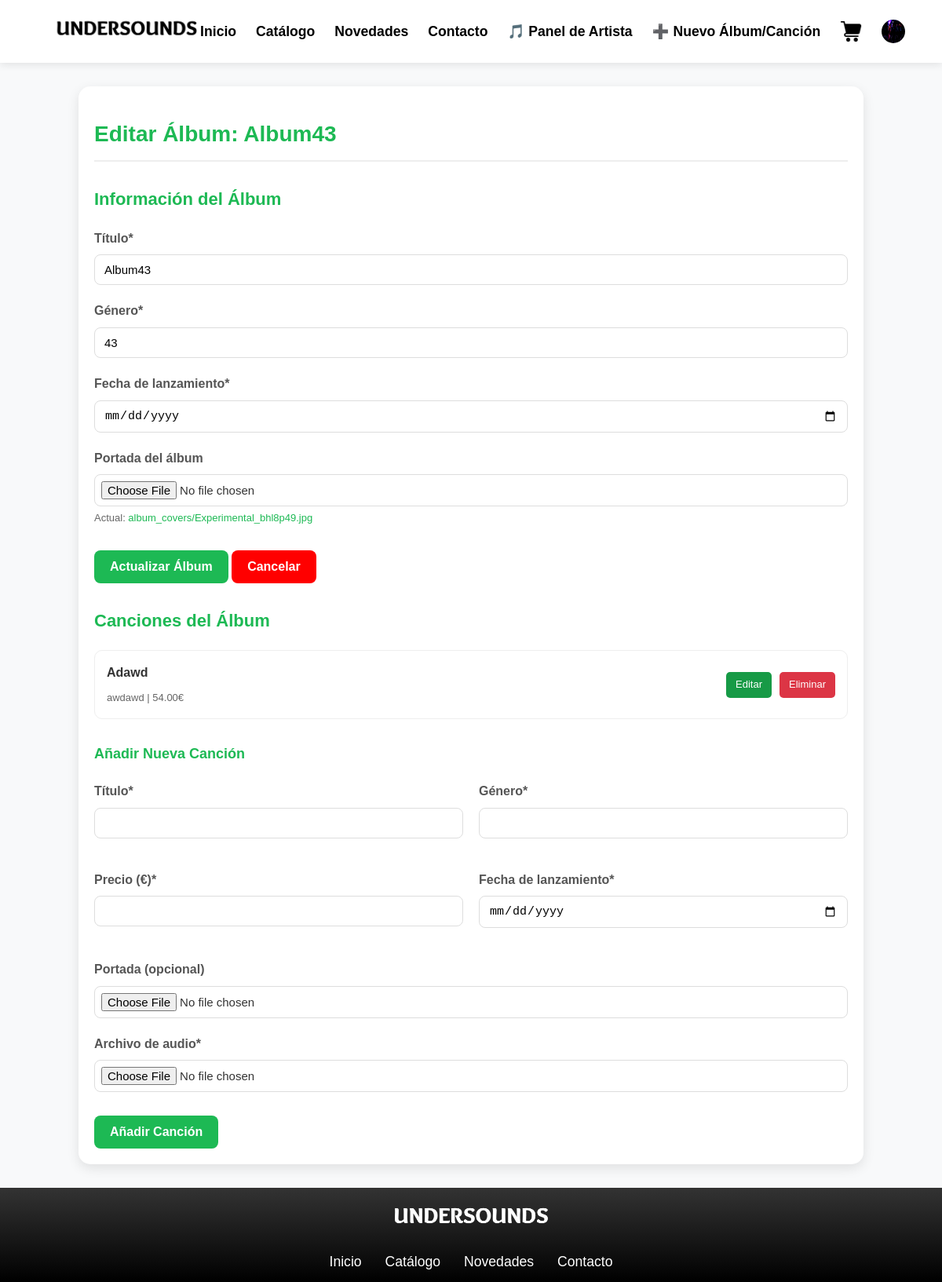
Before: /album/11/edit/ (signed in) with the older database file.
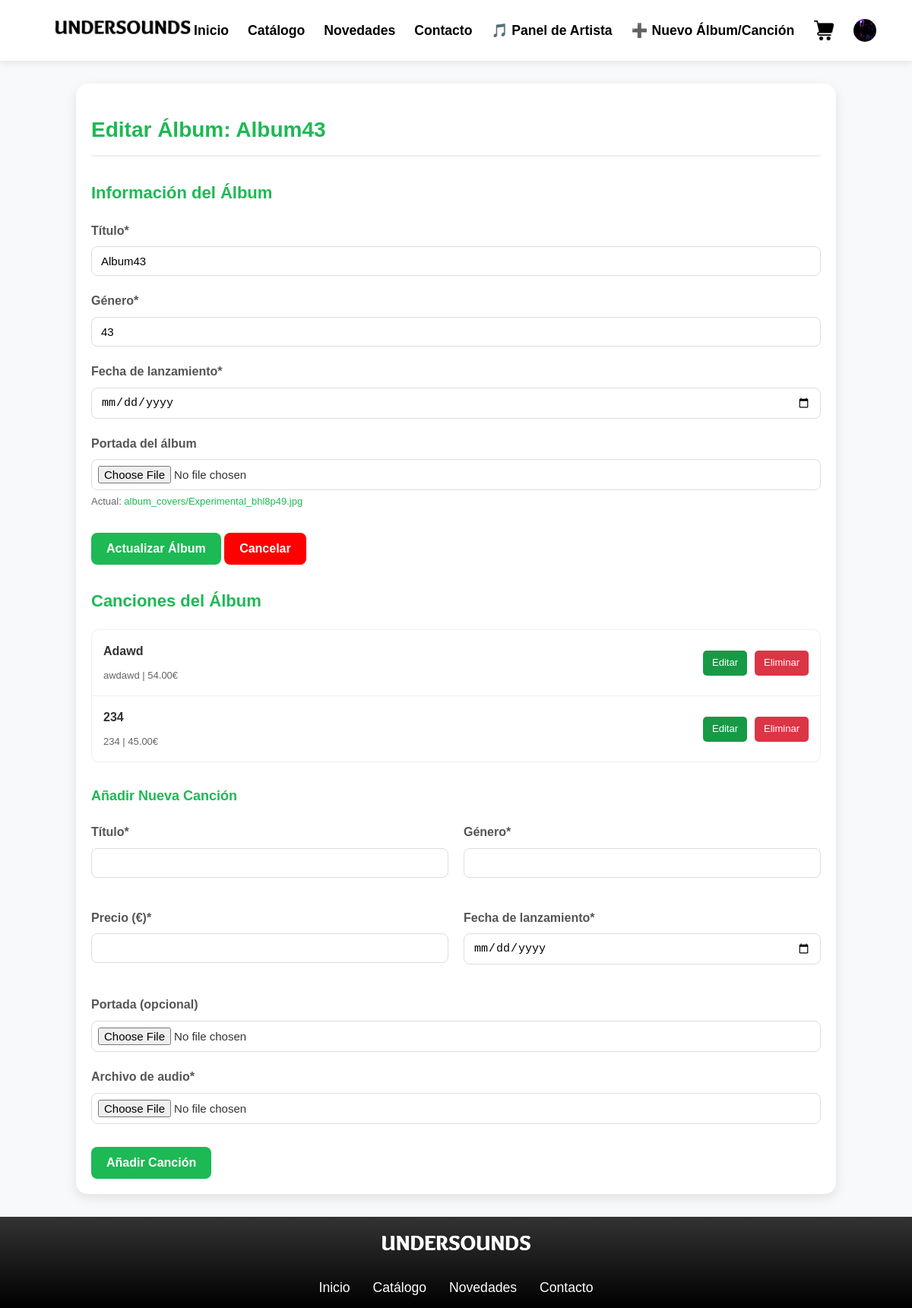
After: the same page with the newer database file.
### model/music/music_models.py (models this page shows, shortened)
class Song(models.Model):
    title = models.CharField(max_length=255)
    artist_name = models.CharField(max_length=100)
    genre = models.CharField(max_length=50)
    price = models.DecimalField(max_digits=8, decimal_places=2)
    release_date = models.DateTimeField()
    song_cover = models.ImageField(upload_to='song_covers/', blank=True, null=True)
    song_file = models.FileField(upload_to='songs/', blank=True, null=True)  # <-- New field
    album_id = models.IntegerField(blank=True, null=True, verbose_name="ID del álbum")
    class Meta:
        app_label = 'music'  # ¡Esto es crucial!

### view/music/views.py (the view, shortened to what this page needs)
# urls.py: path('album/<int:album_id>/edit/', views.edit_album, name='edit_album'),
@login_required
def edit_album(request, album_id):
    if not request.user.is_authenticated or request.user.role != 'artist':
        messages.error(request, "Solo los artistas pueden editar álbumes")
        return redirect('home')
    album = get_object_or_404(Album, pk=album_id)
    if album.artist_name != request.user.artist_name:
        messages.error(request, "No tienes permiso para editar este álbum")
        return redirect('artist_panel')
    songs = Song.objects.filter(album_id=album.id).order_by('id')
    initial_data = {
        'title': album.title,
        'genre': album.genre,
        'release_date': album.release_date.strftime('%Y-%m-%d'),
    }
    form = AlbumForm(initial=initial_data)
    return render(request, 'music/edit_album.html', {
        'form': form,
        'album': album,
        'songs': songs,
        'user': request.user
    })

### model/music/forms.py
class AlbumForm(forms.Form):
    title = forms.CharField(
        label="Título del álbum",
        max_length=255,
        widget=forms.TextInput(attrs={'class': 'form-control'}),
        required=True
    )
    genre = forms.CharField(
        label="Género",
        max_length=50,
        widget=forms.TextInput(attrs={'class': 'form-control'}),
        required=True
    )
    price = forms.DecimalField(
        label="Precio (€)",
        max_digits=8,
        decimal_places=2,
        min_value=0,
        widget=forms.NumberInput(attrs={
            'class': 'form-control',
            'step': '0.01'
        }),
        required=True
    )
    release_date = forms.DateField(
        label="Fecha de lanzamiento",
        widget=forms.DateInput(attrs={
            'class': 'form-control',
            'type': 'date'
        }),
        required=True
    )
    cover_image = forms.ImageField(
        label="Portada del álbum",
        widget=forms.FileInput(attrs={
            'class': 'form-control file-input',
            'accept': 'image/*'
        }),
        validators=[FileExtensionValidator(allowed_extensions=['jpg', 'jpeg', 'png'])],
        required=True
    )

### view/music/templates/music/edit_album.html (shortened to what the changed rows need)
{% extends 'base.html' %}
{% load static %}
{% block extra_css %}
    <link rel="stylesheet" href="{% static 'music/css/edit_album.css' %}">
{% endblock %}
{% block content %}
<div class="album-edit-container">
    <h1>Editar Álbum: {{ album.title }}</h1>
    <div class="album-edit-section">
        <h2>Información del Álbum</h2>
    </div>
    <div class="songs-section">
        <h2>Canciones del Álbum</h2>
        {% if songs %}
            <div class="songs-list">
                {% for song in songs %}
                    <div class="song-item">
                        <div class="song-info">
                            <span class="song-title">{{ song.title }}</span>
                            <span class="song-details">{{ song.genre }} | {{ song.price }}€</span>
                        </div>
                        <div class="song-actions">
                            <a href="{% url 'edit_song' song.id %}" class="btn-edit">Editar</a>
                            <a href="{% url 'delete_song' song.id %}" class="btn-delete">Eliminar</a>
                        </div>
                    </div>
                {% endfor %}
            </div>
        {% else %}
            <p class="no-songs">Este álbum no tiene canciones aún.</p>
        {% endif %}
    </div>
</div>
{% endblock %}

Changed rows visible on the page:
added Song: title "234", genre "234", price "45.00"
